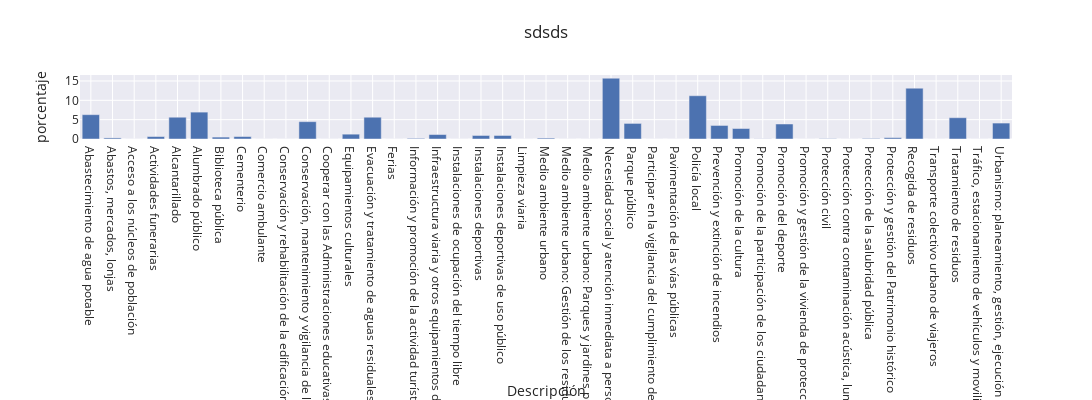

Notebook code for this chart:
### Code cell
def porcentaje(df):
    df['porcentaje']=df.apply(lambda new: round(new['coste_efectivo']/df['coste_efectivo'].sum()*100,2), axis=1)
    return df

graph_porc=porcentaje(graph)


fig=px.bar(graph_porc,x='Descripción', y='porcentaje',template='seaborn',title='sdsds',barmode='stack', orientation='v')
fig.update_layout(height=400, width=1200)
fig.show()

### Figure 1 — Plotly figure (JSON) as saved in the notebook; plotly's stock layout.template omitted (floating-point values rounded to 4 significant figures)
{"data": [{"alignmentgroup": "True", "hovertemplate": "Descripción=%{x}<br>porcentaje=%{y}<extra></extra>", "legendgroup": "", "marker": {"color": "rgb(76,114,176)"}, "name": "", "offsetgroup": "", "orientation": "v", "showlegend": false, "textposition": "auto", "type": "bar", "x": ["Abastecimiento de agua potable", "Abastos, mercados, lonjas ", "Acceso a los núcleos de población", "Actividades funerarias", "Alcantarillado", "Alumbrado público", "Biblioteca pública", "Cementerio", "Comercio ambulante", "Conservación y rehabilitación de la edificación", "Conservación, mantenimiento y vigilancia de los edificios destinados a educación", "Cooperar con las Administraciones educativas en la obtención de solares", "Equipamientos culturales", "Evacuación y tratamiento de aguas residuales", "Ferias ", "Información y promoción de la actividad turística de interés y ámbito local", "Infraestructura viaria y otros equipamientos de titularidad de la entidad local", "Instalaciones de ocupación del tiempo libre", "Instalaciones deportivas", "Instalaciones deportivas de uso público", "Limpieza viaria", "Medio ambiente urbano", "Medio ambiente urbano: Gestión de los residuos sólidos urbanos", "Medio ambiente urbano: Parques y jardines públicos", "Necesidad social y atención inmediata a personas en riesgo de exclusión social", "Parque público", "Participar en la vigilancia del cumplimiento de la escolaridad obligatoria", "Pavimentación de las vías públicas", "Policía local", "Prevención y extinción de incendios", "Promoción de la cultura", "Promoción de la participación de los ciudadanos en las T.I.C.", "Promoción del deporte", "Promoción y gestión de la vivienda de protección pública", "Protección civil", "Protección contra contaminación acústica, lumínica y atmosférica", "Protección de la salubridad pública", "Protección y gestión del Patrimonio histórico", "Recogida de residuos", "Transporte colectivo urbano de viajeros", "Tratamiento de residuos", "Tráfico, estacionamiento de vehículos y movilidad", "Urbanismo: planeamiento, gestión, ejecución y disciplina urbanística"], "xaxis": "x", "y": [6.29, 0.28, 0, 0.63, 5.63, 6.95, 0.49, 0.63, 0, 0, 4.48, 0, 1.25, 5.63, 0, 0.16, 1.15, 0, 0.91, 0.91, 0, 0.23, 0, 0, 15.72, 4.03, 0, 0, 11.19, 3.5, 2.71, 0.03, 3.88, 0, 0.07, 0, 0.13, 0.35, 13.13, 0, 5.51, 0, 4.12], "yaxis": "y"}], "layout": {"barmode": "stack", "height": 400, "legend": {"tracegroupgap": 0}, "title": {"text": "sdsds"}, "width": 1200, "xaxis": {"anchor": "y", "autorange": true, "domain": [0, 1], "range": [-0.5, 42.5], "title": {"text": "Descripción"}, "type": "category"}, "yaxis": {"anchor": "x", "autorange": true, "domain": [0, 1], "range": [0, 16.55], "title": {"text": "porcentaje"}, "type": "linear"}}}
